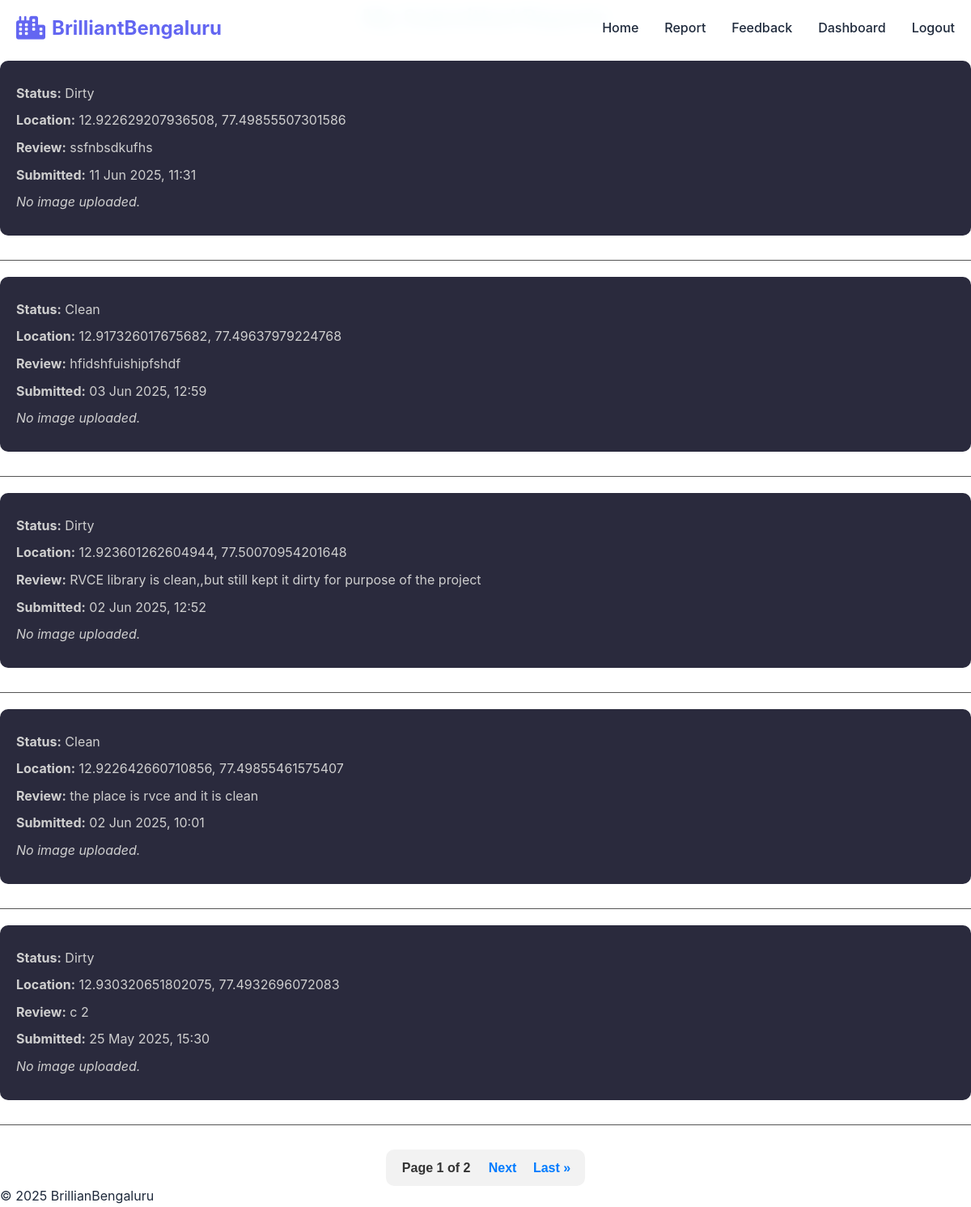
Screenshot of /reports/my-reports/ (signed in) with the database file from the repository.
### reports/models.py (models this page shows, shortened)
class Report(models.Model):
    STATUS_CHOICES = (
        ('clean', 'Clean'),
        ('dirty', 'Dirty'),
    )
    user = models.ForeignKey(User, on_delete=models.SET_NULL, null=True, blank=True)  # Allow null for anonymous users
    photo = CloudinaryField('image', blank=True, null=True)
    status = models.CharField(max_length=10, choices=STATUS_CHOICES)
    location = models.CharField(max_length=255)
    review = models.TextField()
    submitted_at = models.DateTimeField(auto_now_add=True)
    location = models.CharField(max_length=255)
    address = models.CharField(max_length=500, blank=True, null=True)  # new field for human-readable address

### reports/views.py (the view)
# urls.py: path('my-reports/', views.my_reports, name='my_reports'),  # <-- Add this
def my_reports(request):
    reports_list = Report.objects.filter(user=request.user).order_by('-submitted_at')
    paginator = Paginator(reports_list, 5)  # Show 5 reports per page
    page_number = request.GET.get('page')
    reports = paginator.get_page(page_number)
    return render(request, 'reports/my_reports.html', {'reports': reports})

### templates/reports/my_reports.html (shortened to what this page needs)
{% extends "base.html" %}
{% load static %}
    {% block content %}
    <h2 class="reports-heading">My Submitted Reports</h2>
    {% if reports %}
      <ul class="report-list">
        {% for report in reports %}
          <li class="report-item">
            <p><strong>Status:</strong> {{ report.status|title }}</p>
            <p><strong>Location:</strong> {{ report.location }}</p>
            <p><strong>Review:</strong> {{ report.review }}</p>
            <p><strong>Submitted:</strong> {{ report.submitted_at|date:"d M Y, H:i" }}</p>
            {% if report.photo and report.photo.url %}
            <a href="{{ report.photo.url }}" target="_blank">
              <img src="{{ report.photo.url }}" alt="Report Image" class="report-img" />
            </a>
            {% else %}
            <p><i>No image uploaded.</i></p>
            {% endif %}
          </li>
          <hr class="report-divider">
        {% endfor %}
      </ul>
      <div class="pagination">
        <span class="step-links">
          <span class="current-page">
            Page {{ reports.number }} of {{ reports.paginator.num_pages }}
          </span>
          {% if reports.has_next %}
            <a href="?page={{ reports.next_page_number }}">Next</a>
            <a href="?page={{ reports.paginator.num_pages }}">Last &raquo;</a>
          {% endif %}
        </span>
      </div>
    {% else %}
      <p class="no-report-text">You haven't submitted any reports yet.</p>
    {% endif %}
    {% endblock %}

### static/css/style.css (style rules this page uses)
:root { --primary-color: #6366f1; --secondary-color: #8b5cf6; --accent-color: #f59e0b; --success-color: #10b981; --danger-color: #ef4444; --warning-color: #f59e0b; --info-color: #3b82f6; --gradient-primary: linear-gradient(135deg, #667eea 0%, #764ba2 100%); --gradient-secondary: linear-gradient(135deg, #f093fb 0%, #f5576c 100%); --gradient-accent: linear-gradient(135deg, #4facfe 0%, #00f2fe 100%); --gradient-success: linear-gradient(135deg, #43e97b 0%, #38f9d7 100%); --bg-primary: #ffffff; --bg-secondary: #f8fafc; --bg-dark: #1e293b; --text-primary: #1e293b; --text-secondary: #64748b; --text-light: #ffffff; --border-radius: 16px; --border-radius-lg: 24px; --shadow-sm: 0 1px 2px 0 rgba(0, 0, 0, 0.05); --shadow-md: 0 4px 6px -1px rgba(0, 0, 0, 0.1); --shadow-lg: 0 10px 15px -3px rgba(0, 0, 0, 0.1); --shadow-xl: 0 20px 25px -5px rgba(0, 0, 0, 0.1); --transition: all 0.3s cubic-bezier(0.4, 0, 0.2, 1); }
* { margin: 0; padding: 0; box-sizing: border-box; }
body { font-family: 'Inter', -apple-system, BlinkMacSystemFont, 'Segoe UI', Roboto, sans-serif; line-height: 1.6; color: var(--text-primary); background-color: var(--bg-primary); overflow-x: hidden; }
.pagination { text-align: center; margin-top: 30px; font-family: Arial, sans-serif; }
.pagination .step-links { display: inline-block; padding: 10px; background-color: #f2f2f2; border-radius: 10px; }
.pagination .step-links a { margin: 0 8px; text-decoration: none; color: #007bff; font-weight: bold; }
.pagination .current-page { margin: 0 10px; font-weight: bold; color: #333; }
.reports-heading { font-size: 28px; text-align: center; margin-bottom: 30px; color: #8bd3dd; }
.report-list { list-style: none; padding: 0; }
.report-item { margin-bottom: 30px; background-color: #2a2a3d; padding: 20px; border-radius: 10px; box-shadow: 0 2px 8px rgba(255, 255, 255, 0.05); }
.report-item p { margin: 8px 0; font-size: 16px; color: #cfcfcf; }
.report-divider { border: none; border-top: 1px solid #555; margin: 20px 0; }
.pagination { text-align: center; margin-top: 30px; }
.pagination a { color: #8bd3dd; text-decoration: none; margin: 0 8px; font-weight: bold; }
.current-page { color: #ccc; font-size: 16px; margin: 0 10px; }

### rows the page displays
Report: status "Dirty", location "12.922629207936508, 77.49855507301586", review "ssfnbsdkufhs", submitted_at "11 Jun 2025, 11:31", shows "No image uploaded."
Report: status "Clean", location "12.917326017675682, 77.49637979224768", review "hfidshfuishipfshdf", submitted_at "03 Jun 2025, 12:59", shows "No image uploaded."
Report: status "Dirty", location "12.923601262604944, 77.50070954201648", review "RVCE library is clean,,but still kept it dirty for purpose of the project", submitted_at "02 Jun 2025, 12:52", shows "No image uploaded."
Report: status "Clean", location "12.922642660710856, 77.49855461575407", review "the place is rvce and it is clean", submitted_at "02 Jun 2025, 10:01", shows "No image uploaded."
Report: status "Dirty", location "12.930320651802075, 77.4932696072083", review "c 2", submitted_at "25 May 2025, 15:30", shows "No image uploaded."

### other values shown
{{ reports.number }} "1"
{{ reports.paginator.num_pages }} "2"
